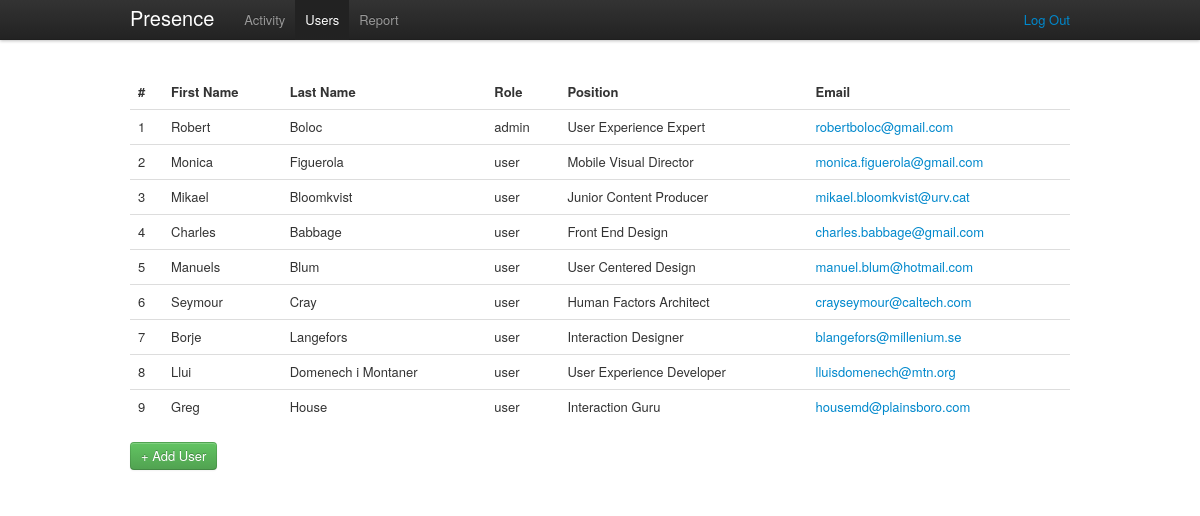
The page /admin/users (signed in) on the database its author committed.
### tables this page shows
CREATE TABLE IF NOT EXISTS `presence_users` (
  `id` int(11) NOT NULL AUTO_INCREMENT,
  `email` varchar(150) NOT NULL,
  `password` varchar(50) NOT NULL,
  `role` varchar(20) NOT NULL,
  `firstname` varchar(200) NOT NULL,
  `lastname` varchar(300) NOT NULL,
  `position` varchar(200) NOT NULL,
  `mac` varchar(20) NOT NULL,
  PRIMARY KEY (`id`)
);

### public/index.php (called while the page is built, shortened)
<?php
require_once (ROOT . '/config/config.php');
$url = isset($_GET['url']) ? $_GET['url'] : null;
$role = isset($_SESSION['role']) ? $_SESSION['role'] : null;
if ($url == null && $role == null) {
    $controller = "AuthController";
    $action = "asklogin";
    $url_params = array();
} else if ($url == null && isset($role)) {
    $controller = ucfirst($role) . 'Controller';
    $action = 'activity';
    $url_params = array();
} else {
    $url_params = explode('/', $url);
    $controller = ucfirst(array_shift($url_params));
    $action = $url_params[0] == null ? 'activity' : array_shift($url_params);
}
$extra_params = $_POST;
new $controller($action, array_merge($url_params, $extra_params));

### lib/DB.php (called while the page is built, shortened)
<?php
class DB {
    private static $_instance;
    private static function getInstance(){
        if(self::$_instance == null){
            self::$_instance = new $class();
        }
        return self::$_instance;
    }
    public static function setUp($params){
        $db = self::getInstance();
        $db->_connection = new PDO("mysql:host=" . $params->dbhost . ";
                                    dbname=" . $params->dbname,
                                               $params->dbuser,
                                               $params->dbpassword);
    }
    public static function getDB(){
        $db = self::getInstance();
        return $db->_connection;
    }
	static function getAllRecords($sql, array $params = null){
		$st = self::getDB()->prepare($sql);
        $st->execute($params);
        return $st->fetchAll(PDO::FETCH_OBJ);
	}
}

### config/config.php (called while the page is built, shortened)
<?php
$CONFIG = new stdClass();
$CONFIG->wwwroot = 'http://localhost/presence-manager';
$CONFIG->dbhost = 'localhost';
$CONFIG->dbname = 'presence';
$CONFIG->dbuser = 'root';
$CONFIG->dbpassword = 'doremi';

### app/model.class.php (called while the page is built, shortened)
<?php
class Model{
    public static function find_all(){
        $sql = "SELECT *
                FROM ".self::table();
        return DB::getAllRecords($sql);
    }
    protected static function table(){
        $prefix = 'presence_';
        $caller = get_called_class();
        $class = lcfirst(substr($caller, 0, -5));
        return $prefix.self::pluralise($class);
    }
    private static function pluralise($word){
        $exceptions = array();
        $exceptions['activity'] = 'activity';
        empty($exceptions[$word])
            ? $plural = $word.'s'
            : $plural = $exceptions[$word];
        return $plural;
    }
}

### app/controllers/AdminController.php (called while the page is built, shortened)
<?php
class AdminController extends Controller {
    public function __construct($action, $params) {
        global $CONFIG;
        if ($this->check_role('admin') && method_exists($this, $action)) {
            $this->$action($params);
        } else {
            RoutingHelper::redirect($CONFIG->wwwroot . '/error/notfound');
        }
    }
    public function users() {
        $this->_view = new AdminUsersView(UserModel::find_all());
    }
}

### lang/en.php (called while the page is built)
<?php
$STRINGS = null;
$STRINGS['brand'] = 'Presence';
$STRINGS['login'] = 'Login';
$STRINGS['help'] = 'Help';
$STRINGS['activity'] = 'Activity';
$STRINGS['users'] = 'Users';
$STRINGS['report'] = 'Report';
$STRINGS['user'] = 'User';
$STRINGS['logout'] = 'Log Out';
$STRINGS['home'] = 'Home';
$STRINGS['404'] = '404';
$STRINGS['user:update:success'] = 'User details updated successfully!';
$STRINGS['user:update:failed'] = 'User details update falied!';
$STRINGS['user:delete:success'] = 'User deleted successfully!';
$STRINGS['user:delete:failed'] = 'User deleition falied!';
$STRINGS['user:create:success'] = 'The new user has been created!';
$STRINGS['user:create:failed'] = 'Error creating new user!';
$STRINGS['user:create:duplicate'] = 'This user already exists!';
$STRINGS['admin:no:activities'] = 'No more activity!';
$STRINGS['add:user'] = 'Add User';
$STRINGS['create:user'] = 'Create User';
$STRINGS['build:report'] = 'Build Report';

### app/views/admin/AdminUsersView.php (the view, shortened to what this page needs)
<?php
class AdminUsersView extends View {
    private $_users;
    public function __construct($users, $alert = null) {
        $this->_users = $users;
        $this->_alert = $alert;
    }
    public function content() {
        global $CONFIG, $STRINGS;
        $users_table_content = '';
        if (!empty($this->_users)) {
            foreach ($this->_users as $user) {
                $users_table_content .= '
				<tr>
					<td>' . $user->id . '</td>
					<td>' . utf8_encode($user->firstname) . '</td>
					<td>' . utf8_encode($user->lastname) . '</td>
                    <td>' . $user->role . '</td>
                    <td>' . $user->position . '</td>
					<td><a href="'.$CONFIG->wwwroot.'/admin/user_details/'.$user->id.'">' . $user->email . '</a></td>
				 </tr>
				';
            }
        }
        return '
        <section id="users">
         '.$this->_alert.'
         <table class="table">
                <thead>
                    <tr>
                        <th>#</th>
                        <th>First Name</th>
                        <th>Last Name</th>
                        <th>Role</th>
                        <th>Position</th>
                        <th>Email</th>
                    </tr>
                </thead>
                <tbody>
                    '.$users_table_content.'
                </tbody>
            </table>
		    <form action="' . $CONFIG->wwwroot . '/admin/user_add" method="post">
				<button class="btn btn-success ">+ '.$STRINGS['add:user'].'</button>
			</form>
        </section>';
    }
}

### public/css/presence.css (style rules this page uses)
html { overflow-y:scroll; }
body { padding-top:75px; }

### rows shown on the page
presence_users: id "1", firstname "Robert", lastname "Boloc", role "admin", position "User Experience Expert", email "robertboloc@gmail.com"
presence_users: id "2", firstname "Monica", lastname "Figuerola", role "user", position "Mobile Visual Director", email "monica.figuerola@gmail.com"
presence_users: id "3", firstname "Mikael", lastname "Bloomkvist", role "user", position "Junior Content Producer", email "mikael.bloomkvist@urv.cat"
presence_users: id "4", firstname "Charles", lastname "Babbage", role "user", position "Front End Design", email "charles.babbage@gmail.com"
presence_users: id "5", firstname "Manuels", lastname "Blum", role "user", position "User Centered Design", email "manuel.blum@hotmail.com"
presence_users: id "6", firstname "Seymour", lastname "Cray", role "user", position "Human Factors Architect", email "crayseymour@caltech.com"
presence_users: id "7", firstname "Borje", lastname "Langefors", role "user", position "Interaction Designer", email "blangefors@millenium.se"
presence_users: id "8", firstname "Llui", lastname "Domenech i Montaner", role "user", position "User Experience Developer", email "lluisdomenech@mtn.org"
presence_users: id "9", firstname "Greg", lastname "House", role "user", position "Interaction Guru", email "housemd@plainsboro.com"

### other values the page prints
$STRINGS['brand'] "Presence"
$STRINGS['activity'] "Activity"
$STRINGS['users'] "Users"
$STRINGS['report'] "Report"
$STRINGS['logout'] "Log Out"
$STRINGS['add:user'] "Add User"
